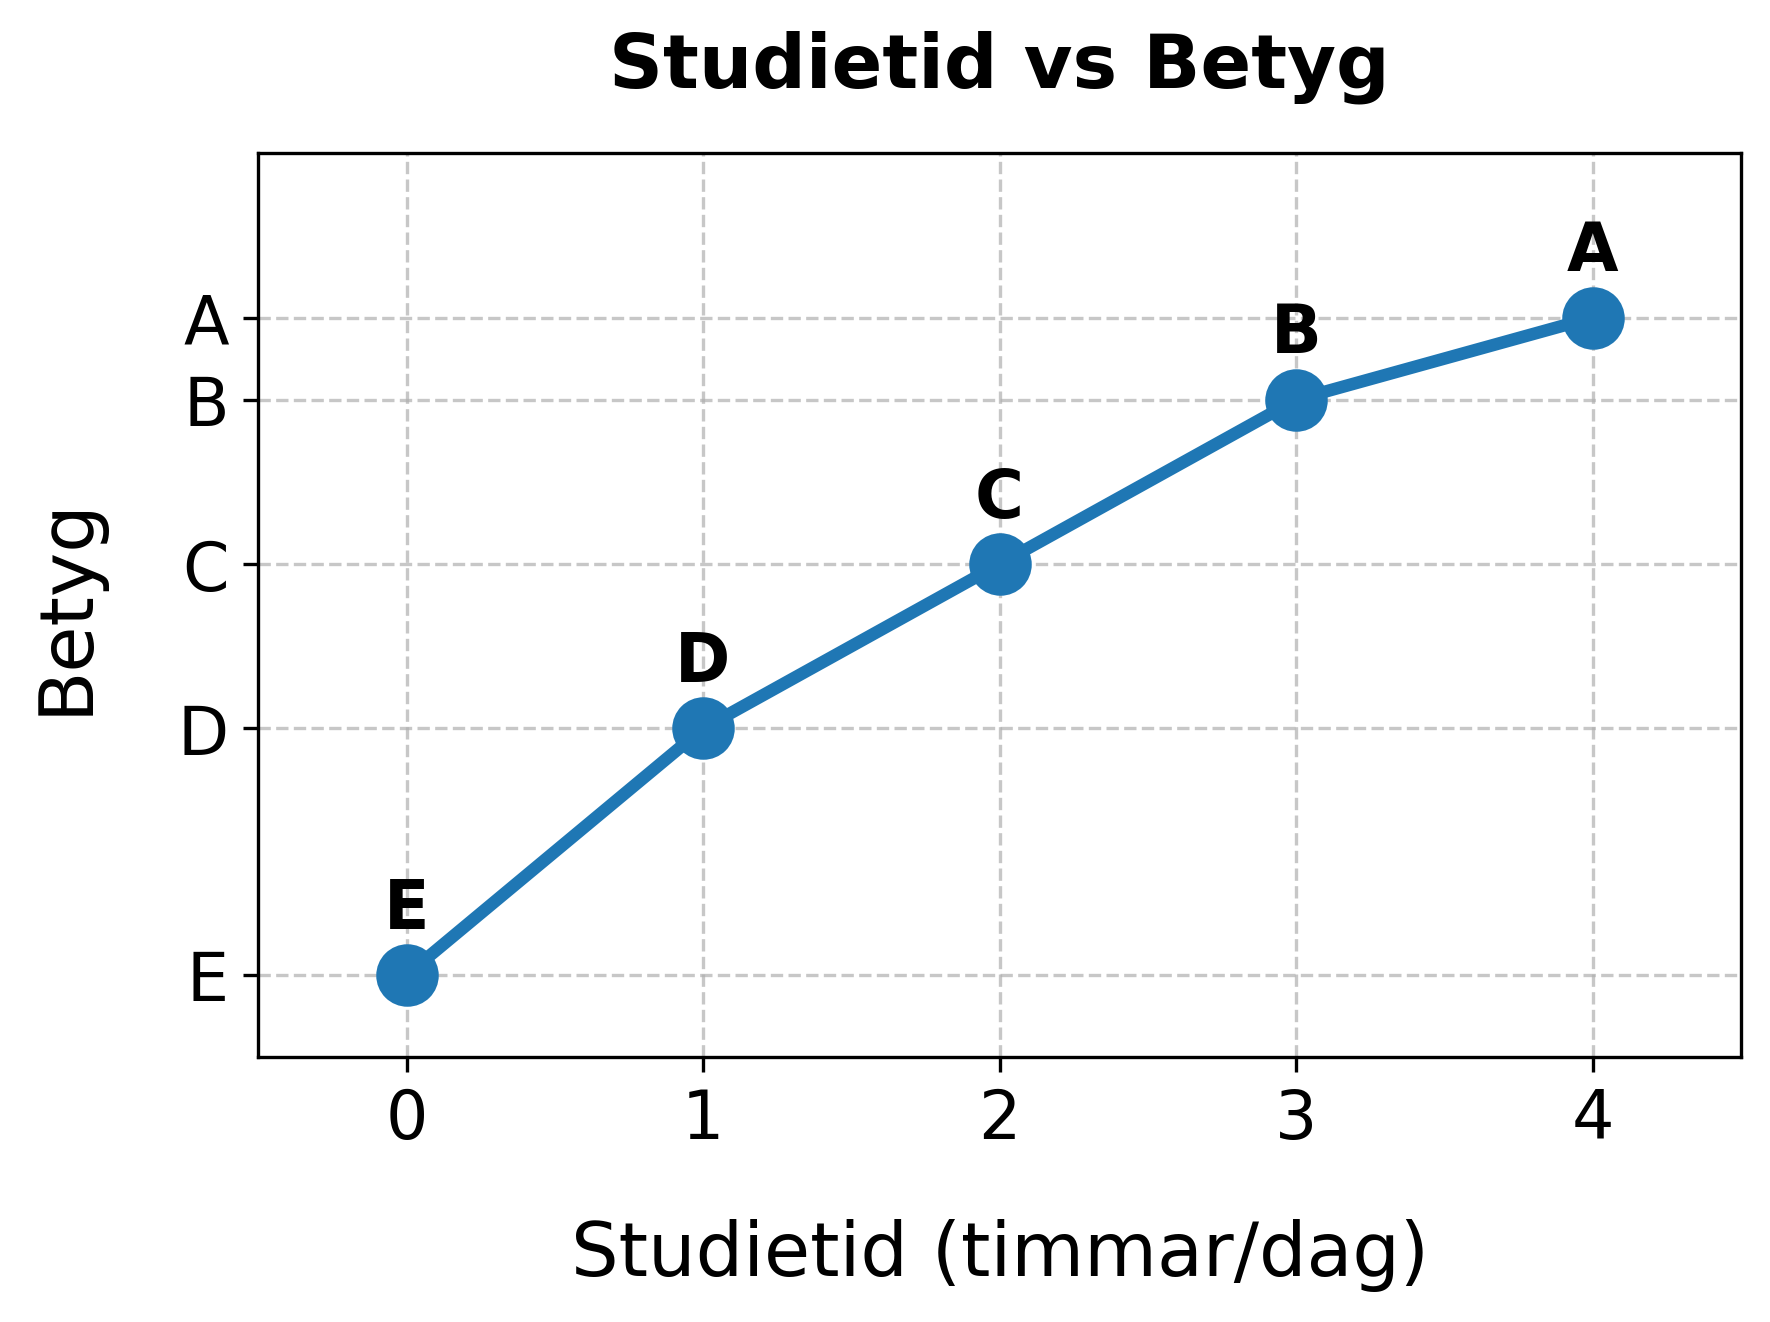

Recreate this plot in Python.
import matplotlib.pyplot as plt
import numpy as np

# Mock data
study_time = np.array([0, 1, 2, 3, 4])
grades = ['E', 'D', 'C', 'B', 'A']
grade_numeric = np.array([1, 2.5, 3.5, 4.5, 5])  # Adjusted for steeper improvement

# Create line graph
plt.figure(figsize=(6, 4.5))
plt.plot(study_time, grade_numeric, marker='o', linestyle='-', linewidth=3, markersize=14, color='#1f77b4')

# Customize the chart
plt.title('Studietid vs Betyg', fontsize=18, fontweight='bold', pad=16)
plt.xlabel('Studietid (timmar/dag)', fontsize=18, labelpad=16)
plt.ylabel('Betyg', fontsize=18, labelpad=18)
plt.xlim(-0.5, 4.5)
plt.ylim(0.5, 6)

# Customize x-axis ticks
plt.xticks(study_time, fontsize=16)

# Customize y-axis ticks
plt.yticks(grade_numeric, grades, fontsize=16)

# Add labels to each point
for x, y, grade in zip(study_time, grade_numeric, grades):
    plt.text(x, y+0.2, grade, ha='center', va='bottom', fontsize=16, fontweight='bold')

# Add a grid for better readability
plt.grid(True, linestyle='--', alpha=0.7)

# Improve layout
plt.tight_layout()

# Save the figure
plt.savefig('study_time.png', dpi=300, bbox_inches='tight')
plt.close()
